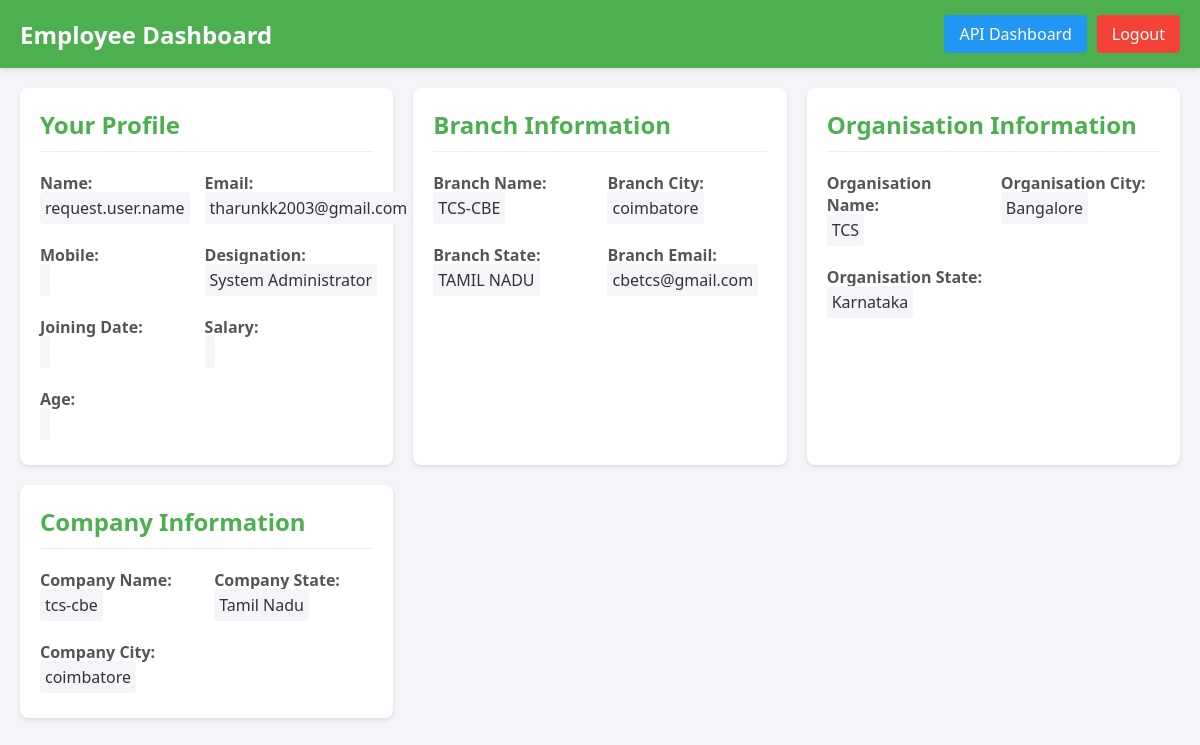
The page /api/home/ (signed in) on the database its author committed.
### organisation/models.py (models this page shows, shortened)
class User(AbstractBaseUser, PermissionsMixin):
    email = models.EmailField(unique=True)
    name = models.CharField(max_length=255)
    is_active = models.BooleanField(default=True)
    is_staff = models.BooleanField(default=False)
    date_joined = models.DateTimeField(default=timezone.now)
    USERNAME_FIELD = 'email'
    REQUIRED_FIELDS = ['name']
    objects = UserManager()

class BaseModel(models.Model):
    is_active = models.BooleanField(default=True)
    is_delete = models.BooleanField(default=False)
    created_at = models.DateTimeField(auto_now_add=True)
    modified_at = models.DateTimeField(auto_now=True)
    created_by = models.ForeignKey(
        User,
        on_delete=models.SET_NULL,
        null=True,
        blank=True,
        related_name='%(class)s_created'
    )
    modified_by = models.ForeignKey(
        User,
        on_delete=models.SET_NULL,
        null=True,
        blank=True,
        related_name='%(class)s_modified'
    )
    class Meta:
        abstract = True

class Branch(BaseModel):
    name = models.CharField(max_length=255)
    mobile_number = models.CharField(max_length=20)
    email = models.EmailField(max_length=255, blank=True, null=True)
    city = models.CharField(max_length=100)
    state = models.CharField(max_length=100)
    address = models.TextField(blank=True, null=True)
    landmark = models.CharField(max_length=255, blank=True, null=True)
    pincode = models.CharField(max_length=20, blank=True, null=True)
    country = models.CharField(max_length=100, default='India')
    organisation = models.ForeignKey(
        Organisation,
        on_delete=models.CASCADE,
        related_name='branches'
    )
    admin = models.OneToOneField(
        User,
        on_delete=models.SET_NULL,
        null=True,
        blank=True,
        related_name='branch_admin_of'
    )

class Organisation(BaseModel):
    name = models.CharField(max_length=255)
    mobile_number = models.CharField(max_length=20)
    email = models.EmailField(max_length=255, blank=True, null=True)
    city = models.CharField(max_length=100)
    state = models.CharField(max_length=100)
    address = models.TextField(blank=True, null=True)
    landmark = models.CharField(max_length=255, blank=True, null=True)
    pincode = models.CharField(max_length=20, blank=True, null=True)
    country = models.CharField(max_length=100, default='India')
    superuser = models.OneToOneField(
        User,
        on_delete=models.SET_NULL,
        null=True,
        blank=True,
        related_name='organisation_superuser'
    )
    class Meta:
        permissions = [
            ('can_create_organisation', 'Can create organisation'),
        ]

class Company(BaseModel):
    name = models.CharField(max_length=255)
    mobile_number = models.CharField(max_length=20)
    email = models.EmailField(max_length=255, blank=True, null=True)
    city = models.CharField(max_length=100)
    state = models.CharField(max_length=100)
    address = models.TextField(blank=True, null=True)
    landmark = models.CharField(max_length=255, blank=True, null=True)
    pincode = models.CharField(max_length=20, blank=True, null=True)
    country = models.CharField(max_length=100, default='India')
    branch = models.OneToOneField(
        Branch,
        on_delete=models.CASCADE,
        related_name='company'
    )

### organisation/views/frontend_views.py (the view, shortened to what this page needs)
# urls.py: path('home/', employee_home, name='employee_home'),
@login_required
def employee_home(request):
    try:
        if request.user.is_superuser:
            from django.contrib.auth.models import User
            from ..models import Branch, Organisation, Company
            context = {
                'employee': {
                    'name': 'request.user.name',
                    'email': request.user.email,
                    'mobile_number': '',
                    'designation': 'System Administrator',
                    'joining_date': '',
                    'salary': '',
                    'age': ''
                },
                'branch': Branch.objects.first(),
                'organisation': Organisation.objects.first(),
                'company': Company.objects.first(),
                'is_branch_admin': request.user.employee_profile.is_branch_admin if hasattr(request.user, 'employee_profile') else False,
                'is_regular_employee': not (request.user.is_superuser or
                                    (hasattr(request.user, 'employee_profile') and
                                     request.user.employee_profile.is_branch_admin)),
                'is_superuser': request.user.is_superuser,
            }
            return render(request, 'employee_home.html', context)
        request.user.refresh_from_db()
        return render(request, 'employee_home.html', context)
    except Exception as e:
        logger.error(f"Error in employee_home: {str(e)}")
        logout(request)
        return redirect(reverse('employee_login'))

### organisation/templates/employee_home.html (shortened to what this page needs)
<!DOCTYPE html>
<html>
<head>
</head>
<body>
    <div class="header">
        <h1>Employee Dashboard</h1>
        <div class="header-buttons">
            <a href="/api/" class="btn btn-secondary">API Dashboard</a>
            <a href="{% url 'employee_logout' %}" class="btn btn-danger">Logout</a>
        </div>
    </div>
    <div class="container">
        <div class="dashboard-grid">
            <div class="card">
                <h2>Your Profile</h2>
                <div class="info-grid">
                    <div class="info-item">
                        <span class="info-label">Name:</span>
                        <span class="info-value">{{ employee.name }}</span>
                    </div>
                    <div class="info-item">
                        <span class="info-label">Email:</span>
                        <span class="info-value">{{ employee.email }}</span>
                    </div>
                    <div class="info-item">
                        <span class="info-label">Mobile:</span>
                        <span class="info-value">{{ employee.mobile_number }}</span>
                    </div>
                    <div class="info-item">
                        <span class="info-label">Designation:</span>
                        <span class="info-value">{{ employee.designation }}</span>
                    </div>
                    <div class="info-item">
                        <span class="info-label">Joining Date:</span>
                        <span class="info-value">{{ employee.joining_date }}</span>
                    </div>
                    <div class="info-item">
                        <span class="info-label">Salary:</span>
                        <span class="info-value">{{ employee.salary }}</span>
                    </div>
                    <div class="info-item">
                        <span class="info-label">Age:</span>
                        <span class="info-value">{{ employee.age }}</span>
                    </div>
                </div>
            </div>
            <div class="card">
                <h2>Branch Information</h2>
                <div class="info-grid">
                    <div class="info-item">
                        <span class="info-label">Branch Name:</span>
                        <span class="info-value">{{ branch.name }}</span>
                    </div>
                    <div class="info-item">
                        <span class="info-label">Branch City:</span>
                        <span class="info-value">{{ branch.city }}</span>
                    </div>
                    <div class="info-item">
                        <span class="info-label">Branch State:</span>
                        <span class="info-value">{{ branch.state }}</span>
                    </div>
                    <div class="info-item">
                        <span class="info-label">Branch Email:</span>
                        <span class="info-value">{{ branch.email }}</span>
                    </div>
                </div>
            </div>
            <div class="card">
                <h2>Organisation Information</h2>
                <div class="info-grid">
                    <div class="info-item">
                        <span class="info-label">Organisation Name:</span>
                        <span class="info-value">{{ organisation.name }}</span>
                    </div>
                    <div class="info-item">
                        <span class="info-label">Organisation City:</span>
                        <span class="info-value">{{ organisation.city }}</span>
                    </div>
                    <div class="info-item">
                        <span class="info-label">Organisation State:</span>
                        <span class="info-value">{{ organisation.state }}</span>
                    </div>
                </div>
            </div>
            <div class="card">
                <h2>Company Information</h2>
                <div class="info-grid">
                    <div class="info-item">
                        <span class="info-label">Company Name:</span>
                        <span class="info-value">{{ company.name }}</span>
                    </div>
                    <div class="info-item">
                        <span class="info-label">Company State:</span>
                        <span class="info-value">{{ company.state }}</span>
                    </div>
                    <div class="info-item">
                        <span class="info-label">Company City:</span>
                        <span class="info-value">{{ company.city }}</span>
                    </div>
                </div>
            </div>
        </div>
    </div>
</body>
</html>

### organisation/templates/employee_home.html (style rules this page uses)
:root { --primary-color: #4CAF50; --secondary-color: #2196F3; --danger-color: #f44336; --light-gray: #f4f4f9; --dark-gray: #333; --medium-gray: #555; }
body { font-family: 'Segoe UI', Tahoma, Geneva, Verdana, sans-serif; margin: 0; padding: 0; background-color: var(--light-gray); color: var(--dark-gray); }
.header { background-color: var(--primary-color); color: white; padding: 15px 20px; display: flex; justify-content: space-between; align-items: center; box-shadow: 0 2px 5px rgba(0,0,0,0.1); }
.header h1 { margin: 0; font-size: 1.5rem; }
.header-buttons { display: flex; gap: 10px; }
.btn { padding: 8px 15px; border: none; border-radius: 4px; cursor: pointer; font-weight: 500; text-decoration: none; display: inline-block; }
.btn-secondary { background-color: var(--secondary-color); color: white; }
.btn-danger { background-color: var(--danger-color); color: white; }
.container { max-width: 1200px; margin: 20px auto; padding: 0 20px; }
.dashboard-grid { display: grid; grid-template-columns: repeat(auto-fit, minmax(300px, 1fr)); gap: 20px; }
.card { background: white; border-radius: 8px; box-shadow: 0 2px 4px rgba(0,0,0,0.1); padding: 20px; }
.card h2 { color: var(--primary-color); margin-top: 0; padding-bottom: 10px; border-bottom: 1px solid #eee; }
.info-grid { display: grid; grid-template-columns: 1fr 1fr; gap: 15px; }
.info-item { margin-bottom: 10px; }
.info-label { font-weight: bold; color: var(--medium-gray); display: block; margin-bottom: 3px; }
.info-value { padding: 5px; background-color: var(--light-gray); border-radius: 4px; }

### rows shown on the page
User: email "tharunkk2003@gmail.com"
Branch: name "TCS-CBE", city "coimbatore", state "TAMIL NADU", email "cbetcs@gmail.com"
Organisation: name "TCS", city "Bangalore", state "Karnataka"
Company: name "tcs-cbe", state "Tamil Nadu", city "coimbatore"

### other values the page prints
{{ employee.name }} "request.user.name"
{{ employee.designation }} "System Administrator"
